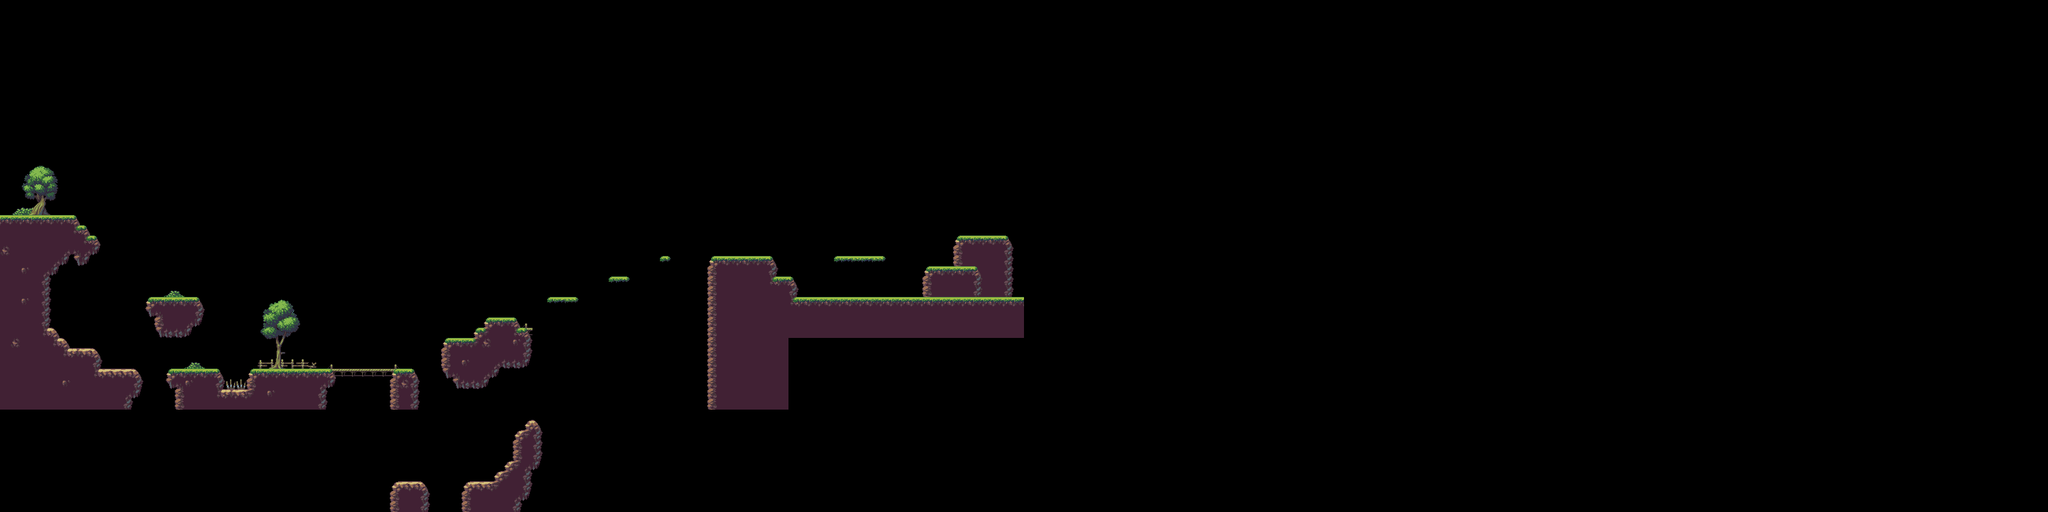

Below is a game level as drawn by its tile map, then a one-line description and the .tmx that defines it (tile-layer data replaced by summaries):
An orthogonal 200x50 tile map with 16x16 px tiles, 3 tile layers (1, 2, 1), 6 hidden layers not drawn, 7 tilesets.

<map version="1.9" tiledversion="1.9.2" orientation="orthogonal" renderorder="right-down" width="200" height="50" tilewidth="16" tileheight="16" infinite="0" nextlayerid="15" nextobjectid="1">
 <tileset firstgid="1" name="Tileset_1" tilewidth="16" tileheight="16" tilecount="60" columns="10">
  <image source="FG/Tileset.png" width="160" height="96" />
 </tileset>
 <tileset firstgid="61" name="TilesExamples_2" tilewidth="16" tileheight="16" tilecount="390" columns="26">
  <image source="FG/TilesExamples.png" width="416" height="240" />
 </tileset>
 <tileset firstgid="451" name="Trees_3" tilewidth="16" tileheight="16" tilecount="128" columns="16">
  <image source="FG/Trees.png" width="256" height="128" />
 </tileset>
 <tileset firstgid="579" name="BGFront_1" tilewidth="16" tileheight="16" tilecount="640" columns="32">
  <image source="BG/BGFront.png" width="512" height="320" />
 </tileset>
 <tileset firstgid="1219" name="BGBack_2" tilewidth="16" tileheight="16" tilecount="640" columns="32">
  <image source="BG/BGBack.png" width="512" height="320" />
 </tileset>
 <tileset firstgid="1859" name="CloudsFront_3" tilewidth="16" tileheight="16" tilecount="640" columns="32">
  <image source="BG/CloudsFront.png" width="512" height="320" />
 </tileset>
 <tileset firstgid="2499" name="CloudsBack_4" tilewidth="16" tileheight="16" tilecount="640" columns="32">
  <image source="BG/CloudsBack.png" width="512" height="320" />
 </tileset>
 <group id="10" name="BG" visible="0">
  <layer id="2" name="4" width="200" height="50">
   <data>[10000 cells, 1280 non-empty, 640 distinct tile ids]</data>
  </layer>
  <layer id="3" name="3" width="200" height="50">
   <data>[10000 cells, 832 non-empty, 416 distinct tile ids]</data>
  </layer>
  <layer id="4" name="2" width="200" height="50">
   <data>[10000 cells, 576 non-empty, 288 distinct tile ids]</data>
  </layer>
  <layer id="5" name="1" width="200" height="50">
   <data>[10000 cells, 640 non-empty, 320 distinct tile ids]</data>
  </layer>
  <layer id="6" name="0" width="200" height="50">
   <data>[10000 cells, 114 non-empty, 13 distinct tile ids]</data>
  </layer>
 </group>
 <group id="9" name="FG">
  <group id="13" name="Decoration">
   <layer id="7" name="1" width="200" height="50">
    <data>[10000 cells, 21 non-empty, 10 distinct tile ids]</data>
   </layer>
  </group>
  <group id="12" name="Terrain">
   <layer id="14" name="2" width="200" height="50">
    <data>[10000 cells, 36 non-empty, 7 distinct tile ids]</data>
   </layer>
   <layer id="8" name="1" width="200" height="50">
    <data>[10000 cells, 662 non-empty, 103 distinct tile ids]</data>
   </layer>
  </group>
 </group>
 <layer id="11" name="COLLISIONS" width="200" height="50" visible="0">
  <data>[10000 cells, 0 non-empty, 0 distinct tile ids]</data>
 </layer>
</map>
